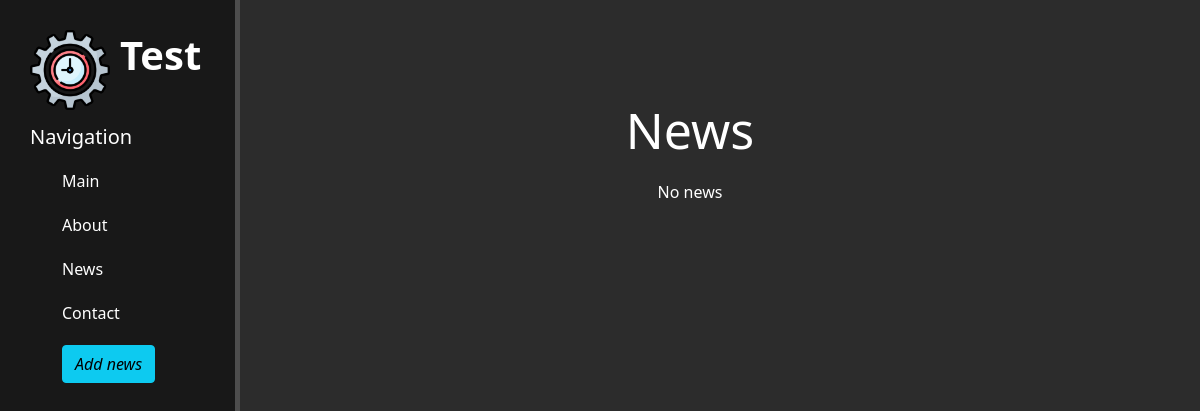
Before: /news/ with the older database file.
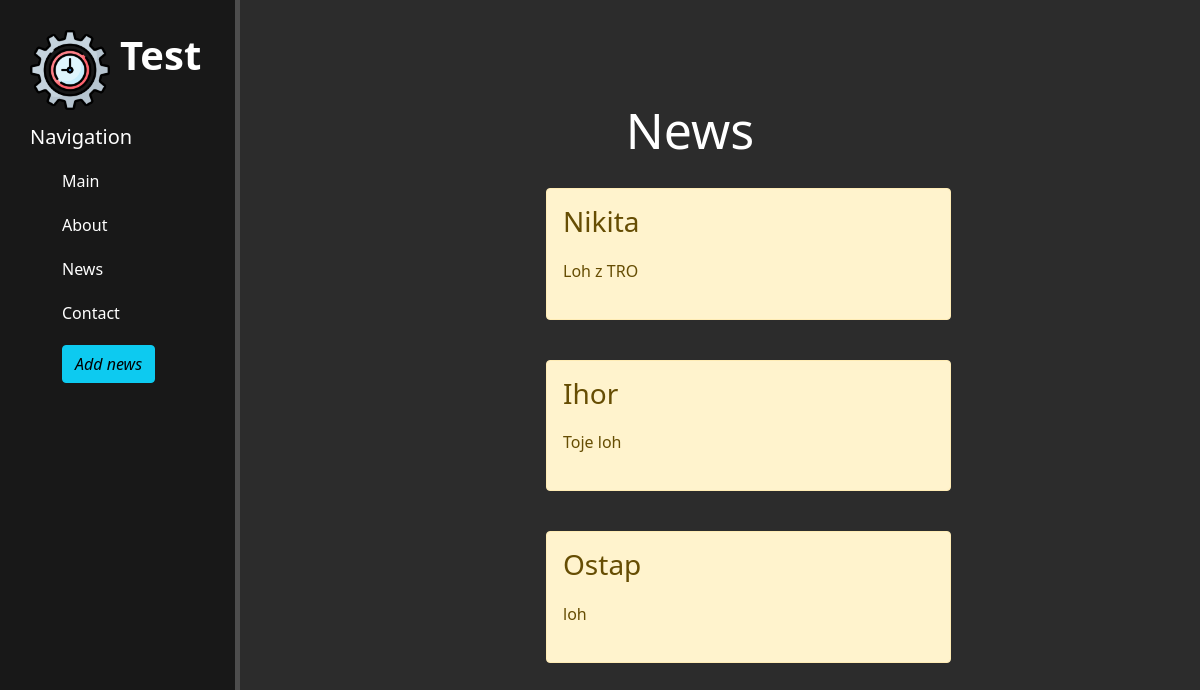
After: the same page with the newer database file.
### news/models.py (models this page shows, shortened)
class Articles(models.Model):
    title = models.CharField('Name', max_length=50)
    anons = models.CharField('Anons', max_length=250)
    full_text = models.TextField('Text')
    date = models.DateTimeField('Data')
    class Meta:
        verbose_name = 'Article'
        verbose_name_plural = 'Articles'

### news/views.py (the view)
# urls.py: path('', views.news_home, name='news_home'),
def news_home(request):
    news = Articles.objects.order_by('-date')
    return render(request, 'news/news_home.html', {'news':news})

### news/templates/news/news_home.html (shortened to what this page needs)
{% extends 'main/base.html' %}
{% block content %}
    <div class="features">
        <h1>News</h1>
        {% if news %}
        {% for i in news %}
            <div class="alert alert-warning">
                <h3>{{ i.title }}</h3>
                <p>{{ i.anons }}</p>
            </div>
        {% endfor %}
        {% else %}
            <p>No news</p>
        {% endif %}
    </div>
{% endblock content %}

### main/templates/main/base.html (shortened to what this page needs)
{% load static %}
<!DOCTYPE html>
<html lang="en">
<head>
    <link rel="stylesheet" href="https://cdn.jsdelivr.net/npm/bootstrap@5.1.3/dist/css/bootstrap.min.css">
    <link rel="stylesheet" href="{% static 'main/css/main.css' %}">
</head>
<body>
    <aside>
        <img src="{% static 'main/img/logo.png' %}" alt="Logo">
        <span class="logo">Test</span>
        <h3>Navigation</h3>
        <ul>
            <a class="navig" href="{% url 'home' %}"><li>Main</li></a>
            <a class="navig" href="{% url 'about' %}"><li>About</li></a>
            <a class="navig" href="{% url 'news_home' %}"><li>News</li></a>
            <a class="navig" href=""><li>Contact</li></a>
            <a class="navig" href="{% url 'create_news' %}"><li><button class="btn btn-info"><i class="fas fa-plus-circle">Add news</i></button></li></a>
        </ul>
    </aside>
    <main>
        {% block content %}{% endblock content %}
    </main>
</body>
</html>

### main/static/main/css/main.css (style rules this page uses)
body { background: #2c2c2c; }
aside { float: left; background: #181818; width: 20%; padding: 2.5%; height: 100vh; color: #fff; border-right: 5px solid #4d4d4d; }
aside img { width: 80px; float: left; }
aside .logo { font-size: 40px; margin-left: 10px; font-weight: bold; position: relative; top: -5px; }
aside h3 { margin-top: 35px; font-size: 20px; }
aside ul { list-style: none; }
aside ul li { color: #fff; display: block; margin-top: 20px; transition: all .6s ease; }
aside .navig { text-decoration: none; }
main .features { float: left; color: #fff; margin-top: 100px; text-align: center; width: 75%; }
main .features h1 { font-size: 50px; }
main .features p { max-width: 400px; margin: 20px auto }
.alert-warning { float: left; clear: both; width: 45%; margin: 20px 34%; text-align: left; }

Changed rows visible on the page:
added Articles: title "Nikita", anons "Loh z TRO"
added Articles: title "Ihor", anons "Toje loh"
added Articles: title "Ostap", anons "loh"
Other visible differences:
text no longer shown: "No news"
